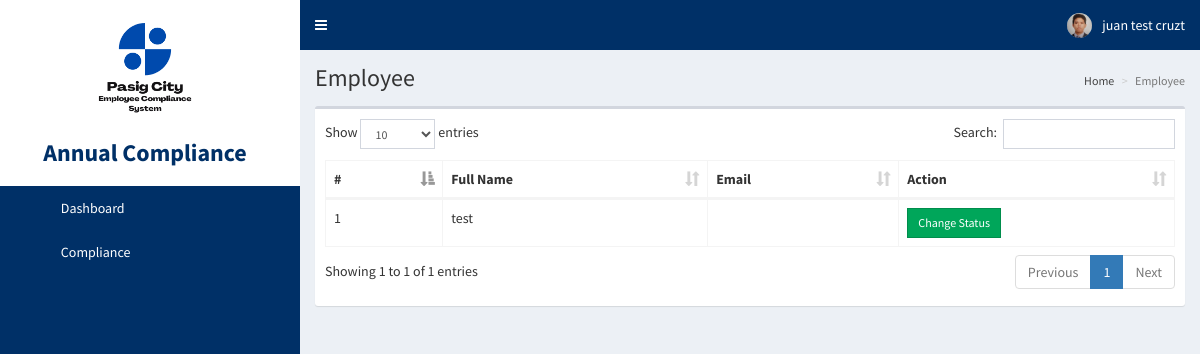
The app's page /admin/employee.php (signed in) with its own data.
### tables this page shows
CREATE TABLE `users` (
  `users_id` int(11) NOT NULL,
  `img` text NOT NULL,
  `employeeid` text NOT NULL,
  `fullname` text NOT NULL,
  `firstname` varchar(100) NOT NULL,
  `lastname` varchar(100) NOT NULL,
  `middlename` varchar(100) NOT NULL,
  `birthdate` date NOT NULL DEFAULT current_timestamp(),
  `address` text NOT NULL,
  `contact` varchar(15) NOT NULL,
  `email` varchar(50) NOT NULL,
  `password` text NOT NULL,
  `passwordtxt` text NOT NULL,
  `type` int(1) NOT NULL COMMENT 'employee=0,admin=1,hrstaff=2,hrofficer=3',
  `status` int(1) NOT NULL,
  `code` text NOT NULL,
  `passphrase` text NOT NULL,
  `attempt` int(1) NOT NULL,
  `datetime` datetime NOT NULL DEFAULT current_timestamp(),
  `questionnaire` text NOT NULL,
  `answer` text NOT NULL,
  `status_of_employment` text NOT NULL
);

### config/config.php (called while the page is built, shortened)
<?php
class Connection{
	private $servername = "localhost";
	private $username = "root";
	private $password = "";
	private $dbname = "annualcompliance";
	public function conn(){
		try {
		$this->dsn = "mysql:host=".$this->servername.";dbname=".$this->dbname;
		$this->pdo = new PDO($this->dsn, $this->username, $this->password);
		$this->pdo->setAttribute(PDO::ATTR_ERRMODE, PDO::ERRMODE_EXCEPTION);
		$this->pdo->setAttribute(PDO::ATTR_DEFAULT_FETCH_MODE, PDO::FETCH_ASSOC);
		$this->pdo->exec("SET time_zone = '+08:00'");
		return $this->pdo;
		} catch (Exception $e) {
			echo 'error'. $e->getmessage();
		}
	}
}
?>

### admin/employee.php (the view, shortened to what this page needs)
<?php
  include '../config/config.php';
  class data extends Connection{
      public function managedata(){
        $sql = "SELECT * FROM users WHERE status = 0";
        $stmtusers = $this->conn()->query($sql);
?>
<!DOCTYPE html>
<html>
  <head><?php include 'head.php'; ?></head>
  <body class="hold-transition skin-blue sidebar-mini">
    <div class="wrapper">
      <?php include 'navbar.php'; ?>
      <?php include 'sidebar.php'; ?>
      <div class="content-wrapper">
        <section class="content-header">
          <h1>Employee</h1>
          <ol class="breadcrumb">
            <li><a href="#"><i class="fa fa-dashboard"></i> Home</a></li>
            <li class="active">Employee</li>
          </ol>
        </section>
        <section class="content">
          <div class="row">
            <div class="col-xs-12">
              <div class="box">
                <div class="box-body table-responsive">
                  <table id="example1" class="table table-bordered">
                    <thead>
                      <th>#</th>
                      <th>Full Name</th>
                      <th>Email</th>
                      <th>Action</th>
                    </thead>
                    <tbody>
                      <?php
                      $id = 1;
                      while ($row = $stmtusers->fetch()) { ?>
                        <tr>
                          <td><?php echo $id; ?></td>
                          <td><?php echo $row['firstname'] ?> <?php echo $row['lastname'] ?></td>
                          <td><?php echo $row['email'] ?></td>
                          <td><button class='btn btn-success btn-sm edit btn-flat'
                              data-edit_users_id='<?php echo $row['users_id'] ?>'> Change Status</button></td>
                        </tr>
                      <?php $id++; } ?>
                    </tbody>
                  </table>
                </div>
              </div>
            </div>
          </div>
        </section>
      </div>
    </div>
  </body>
</html>
<?php } } $data = new data(); $data->managedata(); ?>

### admin/navbar.php (shortened to what this page needs)
<header class="main-header">
  <nav class="navbar navbar-static-top">
    <a href="#" class="sidebar-toggle" data-toggle="push-menu" role="button">
    </a>
    <div class="navbar-custom-menu">
      <ul class="nav navbar-nav">
        <li class="dropdown user user-menu">
          <a href="#" class="dropdown-toggle" data-toggle="dropdown">
             <?php
          $sql = "SELECT * FROM users WHERE users_id = '".$_SESSION['users_id']."'";
          $stmt = $this->conn()->query($sql);
          $row = $stmt->fetch();
                ?>
            <img src="../images/<?php echo $row['img'] ?>" class="user-image" alt="User Image">
            <span class="hidden-xs"><?php echo $row['firstname'] ?> <?php echo $row['lastname'] ?></span>
          </a>
        </li>
      </ul>
    </div>
  </nav>
</header>

### records on screen
users: img (picture), firstname "juan test", lastname "cruzt"
users: firstname "test"
